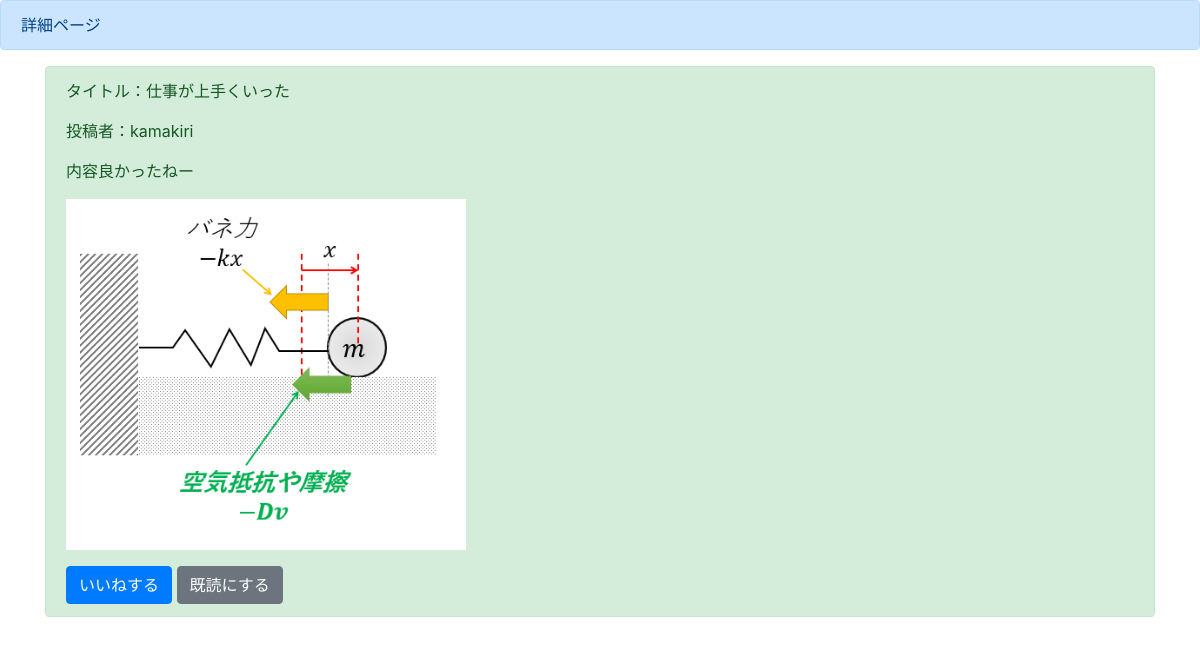
/detail/1, run on the app's committed database.
### boardapp/models.py (models this page shows)
class BoardModel(models.Model):
    title = models.CharField(max_length=100)
    content = models.TextField()
    author = models.CharField(max_length=100)
    images = models.ImageField(upload_to='')
    good = models.IntegerField(null=True,blank=True,default=0)
    read = models.IntegerField(null=True,blank=True,default=0)
    readtext = models.CharField(max_length=100,null=True,blank=True,default='a')

### boardapp/views.py (the view)
# urls.py: path('detail/<int:pk>', detailfunc, name='detail'),
def detailfunc(request, pk):
    object = BoardModel.objects.get(pk=pk)
    return render(request, 'detail.html', {'object':object})

### templates/detail.html (shortened to what this page needs)
{% extends 'base.html'%}
{% block header%}
<div class="alert alert-primary" role="alert">
    詳細ページ
</div>
{% endblock header%}
{% block content%}
<div class="container">
    <div class="alert alert-success" role="alert">
        <p>タイトル：{{object.title}}</p>
        <p>投稿者：{{object.author}}</p>
        <p>内容{{object.content}}</p>
        <p><img src="{{object.images.url}}" width=400 alt=""></p>
        <a href="{% url 'good' object.pk %}" class="btn btn-primary btn" role="button" aria-pressed="true">いいねする</a>
        <a href="{% url 'read' object.pk %}" class="btn btn-secondary btn" role="button" aria-pressed="true">既読にする</a>
    </div>
</div>
{% endblock content%}

### templates/base.html (shortened to what this page needs)
<!doctype html>
<html lang="ja">
  <head>
    <link rel="stylesheet" href="https://stackpath.bootstrapcdn.com/bootstrap/4.5.2/css/bootstrap.min.css">
  </head>
  <body>
    {% block header %}
    {% endblock header %}
    {% block content %}
    {% endblock content %}
  </body>
</html>

### data on the page
BoardModel: title "仕事が上手くいった", author "kamakiri", content "良かったねー", images (picture)
